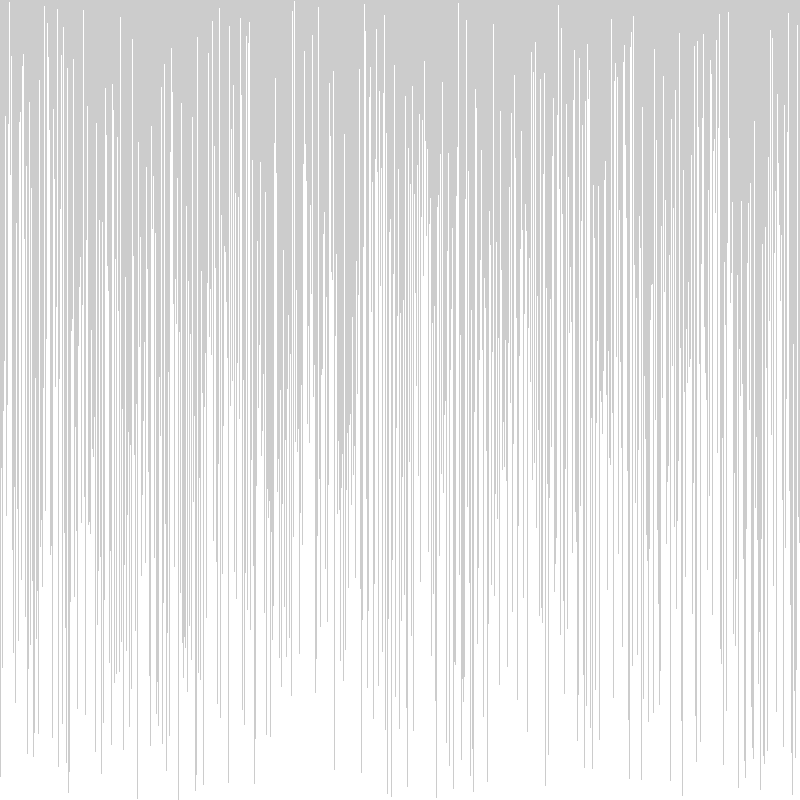
Frame 1 (no input)
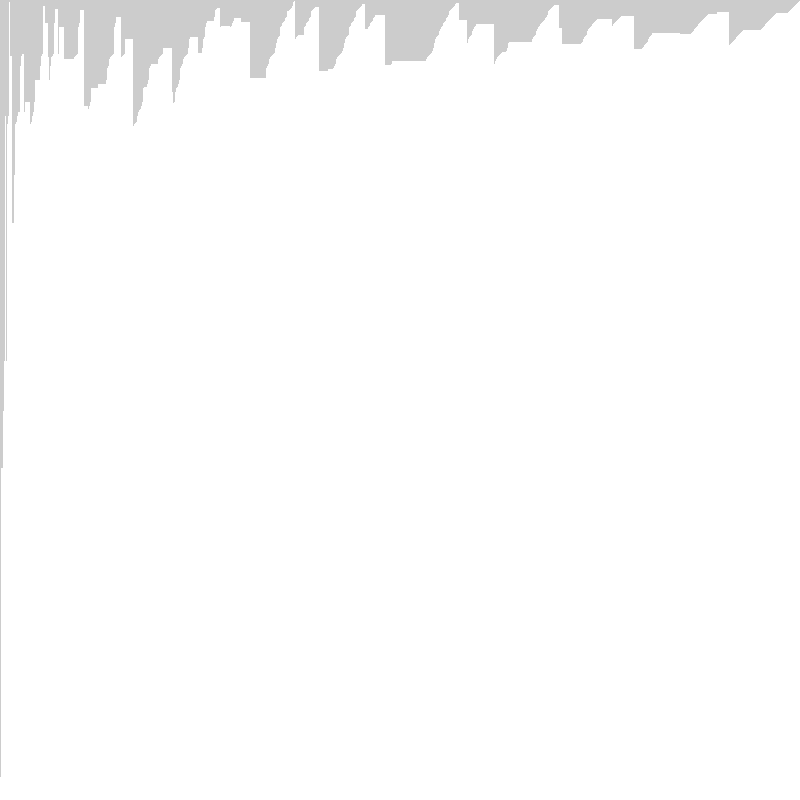
Frame 60 (the mouse pressed at the canvas centre just before this capture)
Frame 120 (the mouse held since frame 60 and released just before this capture): identical to frame 60, image omitted

The Processing sketch that drew these frames (run headless with seeded random() and noise(); from frame 60 on, the mouse is pressed at the canvas centre):

// Processing sketch: kvadratSort
// ── kvadratSort.pde
import java.util.ArrayList;
void setup() {
  size(800, 800);
  noStroke();
  frameRate(10000);
  reset();
}
void reset() {
  i = 0;
  j = 0;
  soyler = new ArrayList<Soyle>();
  ArrayList<Integer> alleTall = new ArrayList<Integer>();
  for (int ind = 0; ind < width; ind += s) {
    alleTall.add(ind);
  }
  for (int loop = 0; loop < width; loop += s) {
    int index = (int) (Math.random() * alleTall.size());
    int ut = alleTall.get(index);
    alleTall.remove(index);
    int h = ut;//int(random(height));
    Soyle ny = new Soyle(loop, height, h);
    soyler.add(ny);
  }
  arr = new Soyle[soyler.size()];
  for (int loop = 0; loop < soyler.size(); loop++) {
    arr[loop] = soyler.get(loop);
  }
  n = arr.length;
}

int s = 1;
int n;
ArrayList<Soyle> soyler;
Soyle[] arr;
int i, j;
void draw() {
  tegnAlle();
  if (i > n) {
    println("Ferdg");
    ny();
    //noLoop();//i = 0;
  }
  for(j = 0; j < n - i - 1; j++) {
    if (arr[j].h > arr[j + 1].h) {
      Soyle tmp = arr[j];
      arr[j] = arr[j + 1];
      arr[j + 1] = tmp;
    }
  }
  i++;
  /*
  if (j >= n - 1 - i) {
    j = 0;
    i++;
  } else {
    if (arr[j].h > arr[j + 1].h) {
      Soyle tmp = arr[j];
      arr[j] = arr[j + 1];
      arr[j + 1] = tmp;
    }
    j++;
  }
  */
}

void mouseClicked() {
  s = 1;
  reset();
}

void ny() {
  if (s - 1 > 0) {
    s -= 1;
    reset();
  }else {
    reset();//noLoop();
  }
}

public void visAlle() {
  tegnAlle();
}

void tegnAlle() {
  clear();
  for (int i = 0; i < arr.length; i++) {
    arr[i].x = s * i;
    arr[i].vis();
  }
}

class Soyle {
  int x, y, h;
  color sfarge;
  Soyle(int x, int y, int h) {
    this.x = x;
    this.y = y;
    this.h = h;
    sfarge = 255;
  }

  void vis() {
    fill(sfarge);
    rect(x, height - h, s, h);
  }

  void vis(color farge) {
    fill(farge);
    rect(x, height - h, s, h);
  }
}
